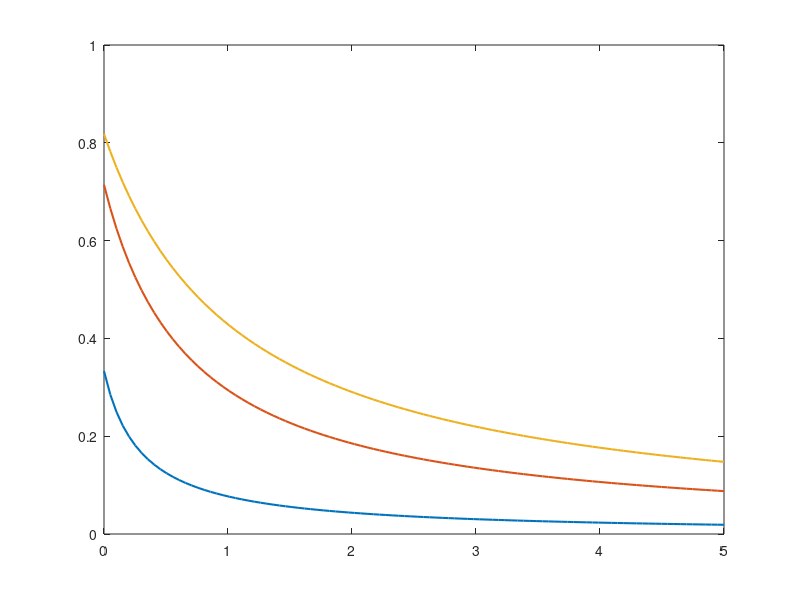

MATLAB code for this plot: (Note: this script raises an error after producing the figure.)

%% visualize hp
%%{
%clear all

%close all
P = linspace(0,5,100);
hpvec = [0.1,0.5,0.9];
k = 0.2;
for hp_i = 1:length(hpvec)
    hp = hpvec(hp_i);
    for P_i = 1:length(P)
        plant_survival(P_i,hp_i) = hp./(hp+k+P(P_i));
    end
end
figure(1)
box on
hold on 
plot(P,plant_survival,'-','LineWidth',1.5)
ax = gca;
ax.XAxis.FontSize = 12.5;
ax.YAxis.FontSize = 12.5;
xlabel('Plant Density, $P$','FontSize',20,'interpreter','latex')
ylabel('Plant Survival Rate','FontSize',20,'interpreter','latex')
%text(1,0.6,'$b=0.5$','FontSize',20,'interpreter','latex','Color',[200/255 200/255 200/255])
%text(7,1.2,'$b=0.5$','FontSize',20,'interpreter','latex')
%text(7,0.6,'$b=0.9$','FontSize',20,'interpreter','latex')
legend({'$h_p$=0.25','$h_p$=0.5','$h_p$=0.9'},'FontSize',15,'interpreter','latex')
xlim([0,5])
%}

%% visualize k
%%{
%clear all
%close all
P = linspace(0,5,100);
hp = 0.5;
kvec = [0.01 0.15 0.5];
for k_i = 1:length(kvec)
    k = kvec(k_i);
    for P_i = 1:length(P)
        plant_survival(P_i,k_i) = hp./(hp+k+P(P_i));
    end
end
figure(2)
box on
hold on 
plot(P,plant_survival,'-','LineWidth',1.5)
ax = gca;
ax.XAxis.FontSize = 12.5;
ax.YAxis.FontSize = 12.5;
xlabel('Plant Density, $P$','FontSize',20,'interpreter','latex')
ylabel('Plant Survival Rate','FontSize',20,'interpreter','latex')
%text(1,0.6,'$b=0.5$','FontSize',20,'interpreter','latex','Color',[200/255 200/255 200/255])
%text(7,1.2,'$b=0.5$','FontSize',20,'interpreter','latex')
%text(7,0.6,'$b=0.9$','FontSize',20,'interpreter','latex')
legend({'$k$=0.01','$k$=0.15','$k$=0.5'},'FontSize',15,'interpreter','latex')
xlim([0,5])
%}

%% visualize g
%%{
%clear all
%close all
P = linspace(0,5,100);
gvec = [0.1 0.5 0.9];
for g_i = 1:length(gvec)
    g = gvec(g_i);
    for P_i = 1:length(P)
        germination(P_i,g_i) = g./(g+P(P_i));
    end
end
figure(3)
box on
hold on 
plot(P,germination,'-','LineWidth',1.5)
ax = gca;
ax.XAxis.FontSize = 12.5;
ax.YAxis.FontSize = 12.5;
xlabel('Plant Density, $P$','FontSize',20,'interpreter','latex')
ylabel('Germination Rate','FontSize',20,'interpreter','latex')
%text(1,0.6,'$b=0.5$','FontSize',20,'interpreter','latex','Color',[200/255 200/255 200/255])
%text(7,1.2,'$b=0.5$','FontSize',20,'interpreter','latex')
%text(7,0.6,'$b=0.9$','FontSize',20,'interpreter','latex')
legend({'$g$=0.1','$g$=0.5','$g$=0.9'},'FontSize',15,'interpreter','latex')
xlim([0,5])
%ylim([0,1])
%}
%% visualize a
%%{
%clear all
%close all
A = linspace(0,10,100);
avec = [0.1,0.3,0.9];
for i = 1:length(avec)
    a = avec(i);
    for j = 1:length(A)
        pollination(j,i) = 1-exp(-a.*A(j));
    end
end
figure(6)
box on 
plot(A,pollination,'LineWidth',1.5);
ax = gca;
ax.XAxis.FontSize = 12.5;
ax.YAxis.FontSize = 12.5;
xlabel('Adult Population Density, $A$','FontSize',20,'interpreter','latex')
ylabel('Fraction of Visited Flowers','FontSize',20,'interpreter','latex')
%text(7,0.42,'$m=0.1$','FontSize',20,'interpreter','latex')
%text(7,0.2,'$m=0.3$','FontSize',20,'interpreter','latex')
%text(7,0.05,'$m=0.9$','FontSize',20,'interpreter','latex')
legend({'$a$=0.1','$a$=0.3','$a$=0.9'},'Location','southeast','FontSize',15,'interpreter','latex')
xlim([0,10])
ylim([0,1.05])
%}
%% visualize w
%%{
clear all
%close all
J_over_cF = linspace(0,10,100);
wvec = [0.5,2,5];
for i = 1:length(wvec)
    w = wvec(i);
    for j = 1:length(J_over_cF)
        survive(j,i) = w./(w+J_over_cF(j));
    end
end
figure(4)
box on
plot(J_over_cF,survive,'LineWidth',1.5);
ax = gca;
ax.XAxis.FontSize = 12.5;
ax.YAxis.FontSize = 12.5;
xlabel('Juveniles per Seed, $\frac{J}{cF}$','FontSize',20,'interpreter','latex')
ylabel('Fraction of Remaining Seeds','FontSize',20,'interpreter','latex')
%text(7,0.9,'$k_1=0.5$','FontSize',20,'interpreter','latex')
%text(7,0.73,'$k_1=2$','FontSize',20,'interpreter','latex')
%text(7,0.55,'$k_1=5$','FontSize',20,'interpreter','latex')
legend({'$w$=0.5','$w$=2','$w$=5'},'FontSize',15,'interpreter','latex')
xlim([0,10])
%ylim([0,1])
%}

%% visualize w
%%{
clear all
%close all
A = linspace(0,10,100);
a = 0.8;
b = 1.5;
c = 3;
wvec = [0.5,2,5];
for i = 1:length(wvec)
    w = wvec(i);
    for j = 1:length(A)
        J_over_cF(j) = (2.*b.*(1-exp(-1/2.*a.*A(j))))./(c.*(1-exp(-a.*A(j))));
        survive(j,i) = w./(w+J_over_cF(j)).*(1-exp(-a.*A(j)));
    end
end
figure(5)
box on
hold on
plot(A,J_over_cF,'b--','LineWidth',1.5);
plot(A,survive,'LineWidth',1.5);
ax = gca;
ax.XAxis.FontSize = 12.5;
ax.YAxis.FontSize = 12.5;
xlabel('Adult Insects, $A$','FontSize',20,'interpreter','latex')
ylabel('Fraction of Remaining Seeds','FontSize',20,'interpreter','latex')
%text(7,0.9,'$k_1=0.5$','FontSize',20,'interpreter','latex')
%text(7,0.73,'$k_1=2$','FontSize',20,'interpreter','latex')
%text(7,0.55,'$k_1=5$','FontSize',20,'interpreter','latex')
legend({'$w$=0.5','$w$=2','$w$=5'},'FontSize',15,'interpreter','latex')
xlim([0,10])
%ylim([0,1])
%}


%% visualize m
%%{
%clear all
%close all
cF_over_J = linspace(0,10,100);
hj = 0.9;
mvec = [0.1,0.3,0.9];
for i = 1:length(mvec)
    m = mvec(i);
    for j = 1:length(cF_over_J)
        survival(j,i) = hj.*cF_over_J(j)./(m+cF_over_J(j));
    end
end
figure(5)
box on 
plot(cF_over_J,survival,'LineWidth',1.5);
ax = gca;
ax.XAxis.FontSize = 12.5;
ax.YAxis.FontSize = 12.5;
xlabel('Seeds per Juvernile, $\frac{cF}{J}$','FontSize',20,'interpreter','latex')
ylabel('Juvenile Survival Rate','FontSize',20,'interpreter','latex')
%text(7,0.42,'$m=0.1$','FontSize',20,'interpreter','latex')
%text(7,0.2,'$m=0.3$','FontSize',20,'interpreter','latex')
%text(7,0.05,'$m=0.9$','FontSize',20,'interpreter','latex')
legend({'m=0.1','m=0.3','m=0.9'},'Location','southeast','FontSize',15,'interpreter','latex')
xlim([0,10])
ylim([0,1])
%}

%% visualize a
%%{
%clear all
%close all
A = linspace(0,10,100);
b = 2;
avec = [0.1,0.3,0.9];
for i = 1:length(avec)
    a = avec(i);
    for j = 1:length(A)
        reproduction(j,i) = 2.*b.*(1-exp(-(1/2).*a.*A(j)));
    end
end
figure(7)
box on 
plot(A,reproduction,'LineWidth',1.5);
ax = gca;
ax.XAxis.FontSize = 12.5;
ax.YAxis.FontSize = 12.5;
xlabel('Adult Population Density, $A$','FontSize',20,'interpreter','latex')
ylabel('Juveniles per Flowers','FontSize',20,'interpreter','latex')
%text(7,0.42,'$m=0.1$','FontSize',20,'interpreter','latex')
%text(7,0.2,'$m=0.3$','FontSize',20,'interpreter','latex')
%text(7,0.05,'$m=0.9$','FontSize',20,'interpreter','latex')
legend({'$a$=0.1','$a$=0.3','$a$=0.9'},'Location','southeast','FontSize',15,'interpreter','latex')
xlim([0,10])
ylim([0,4])
%}

%% visualize v
%%{
%clear all
%close all
A = linspace(0,5,100);
b = 2;
a = 0.8;
vvec = [0.5,1,5];
for i = 1:length(vvec)
    v = vvec(i);
    for j = 1:length(A)
        J(j) = 2.*b.*(1-exp(-1/2.*a.*A(j)))./(1-exp(-a.*A(j))); 
        punish(j,i) = J(j)./(v+J(j));
    end
end
figure(8)
box on 
plot(A,punish,'LineWidth',1.5);
ax = gca;
ax.XAxis.FontSize = 12.5;
ax.YAxis.FontSize = 12.5;
xlabel('Adult Population Density, $A$','FontSize',20,'interpreter','latex')
ylabel('Proportion of Dropped Flowers','FontSize',20,'interpreter','latex')
%text(7,0.42,'$m=0.1$','FontSize',20,'interpreter','latex')
%text(7,0.2,'$m=0.3$','FontSize',20,'interpreter','latex')
%text(7,0.05,'$m=0.9$','FontSize',20,'interpreter','latex')
legend({'$v$=0.5','$v$=1','$v$=5'},'Location','southeast','FontSize',15,'interpreter','latex')
xlim([0,5])
ylim([0,1])
%}

%% visualize a
%%{
%clear all
%close all
A = linspace(0.01,30,100);
f = 15;
hj = 0.9;
c = 0.6;
b = 2;
m = 0.5;
avec = [0.9];
for i = 1:length(avec)
    a = avec(i);
    for j = 1:length(A)
        pollinators_per_flower(j,i) = (hj*c*(1-exp(-a.*A(j))))/(m+(hj*c*(1-exp(-a.*A(j))))/(2*b*(1-exp(-(1/2).*a.*A(j)))));
        reproduction(j,i) = (1-exp(-(1/2).*a.*A(j)));
        pollination(j,i) = (1-exp(-a.*A(j)));
    end
end
figure(9)
box on 
hold on
plot(A,pollination-reproduction,'-','LineWidth',1.5);
ax = gca;
ax.XAxis.FontSize = 12.5;
ax.YAxis.FontSize = 12.5;
xlabel('Pollinator, $A$','FontSize',20,'interpreter','latex')
ylabel('Fraction of Flowers','FontSize',20,'interpreter','latex')
%text(7,0.42,'$m=0.1$','FontSize',20,'interpreter','latex')
%text(7,0.2,'$m=0.3$','FontSize',20,'interpreter','latex')
%text(7,0.05,'$m=0.9$','FontSize',20,'interpreter','latex')
%}

%% visualize v vs pollinator
%%{
%clear all
%close all
vvec = linspace(0.0001,10,100);
f = 15;
hj = 0.9;
c = 0.6;
b = 2;
m = 0.5;
a = 0.9;
A = 1;
aA = 1-exp(-a*A);
half_aA = 1-exp(-(1/2)*a*A);
for i = 1:length(vvec)
    v = vvec(i);
        pollinators_per_flower(i) = (2*b*hj*c*v*aA^2*half_aA)/(2*m*b*half_aA*(v*aA+2*b*half_aA)+c*v*aA^2);
end
figure(8)
box on 
hold on
plot(vvec,pollinators_per_flower,'-','LineWidth',1.5);
ax = gca;
ax.XAxis.FontSize = 12.5;
ax.YAxis.FontSize = 12.5;
xlabel('Pollinator-to-Flower Ratio, $\frac{A}{fP}$','FontSize',20,'interpreter','latex')
ylabel('Fraction of Flowers','FontSize',20,'interpreter','latex')
%text(7,0.42,'$m=0.1$','FontSize',20,'interpreter','latex')
%text(7,0.2,'$m=0.3$','FontSize',20,'interpreter','latex')
%text(7,0.05,'$m=0.9$','FontSize',20,'interpreter','latex')
%}

